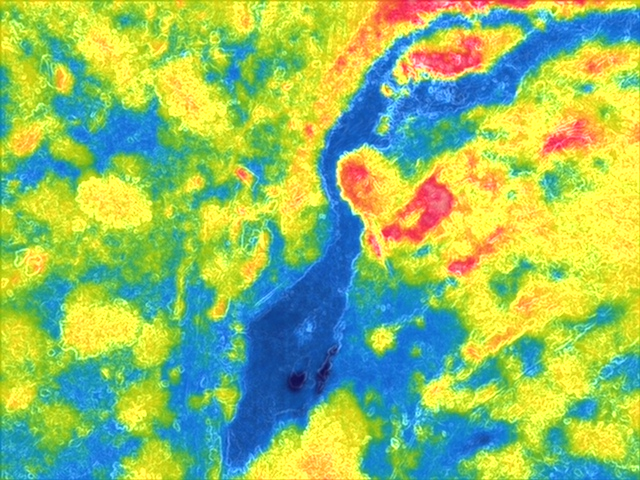
#> input picture images/DJI_0862.JPG, 640 x 480 px, found by its file name
$ jupyter execute notebook_opencv.ipynb
#> lines starting #> are read from the running program, lines starting #| are printed output that depends on the picture
[cell 1]
import cv2
image = cv2.imread('/Users/kitlewers/Desktop/drone_project_adler/images/DJI_0862.JPG')
#> image is the input picture: shape (480, 640, 3); mean B, G, R 103.9, 190.4, 146.6

gray_image = cv2.cvtColor(image, cv2.COLOR_BGR2GRAY)
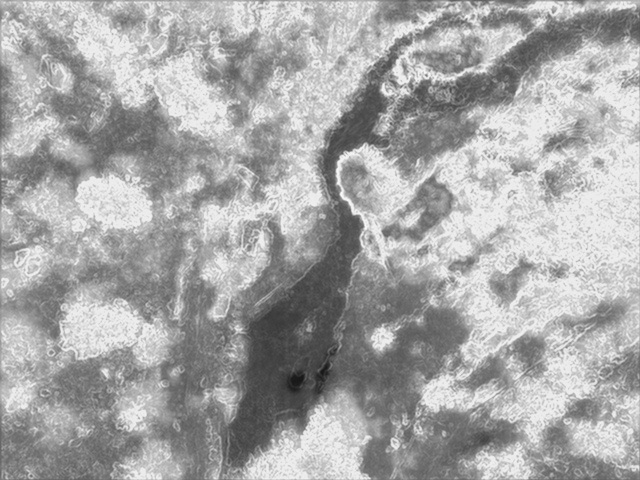
#> gray_image: shape (480, 640); min 23, max 250, mean 167.4


$ run again, with images/DJI_0860.JPG copied over images/DJI_0862.JPG
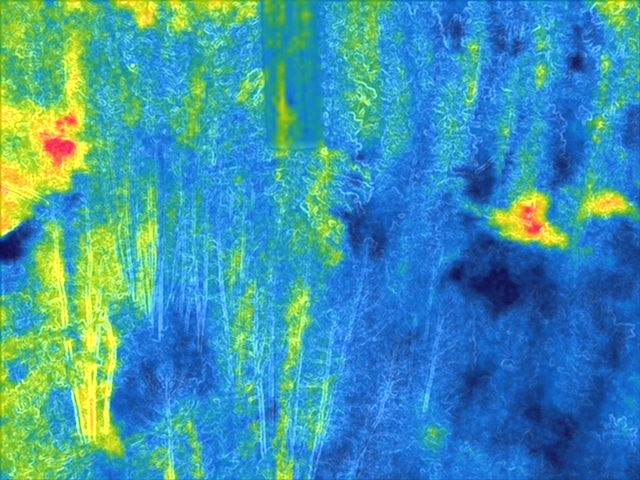
#> input picture images/DJI_0860.JPG, 640 x 480 px, found by its file name
#> image is the input picture: shape (480, 640, 3); mean B, G, R 171.8, 149.5, 62.8
#> `gray_image = cv2.cvtColor(image, cv2.COLOR_BGR2GRAY)`:
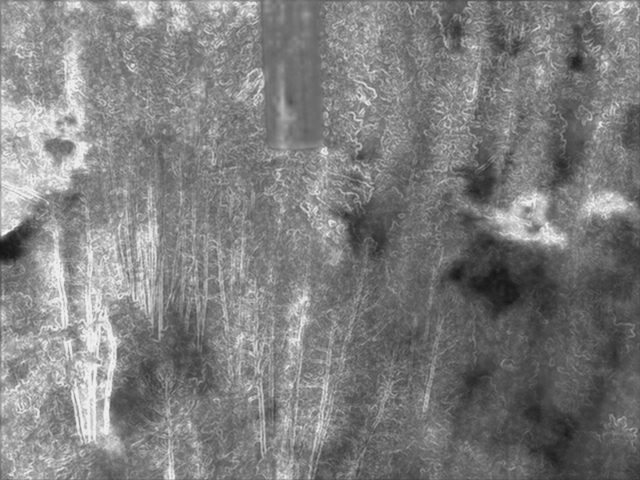
#> gray_image: shape (480, 640); min 22, max 245, mean 126.1

$ run again, with images/DJI_0864.JPG copied over images/DJI_0862.JPG
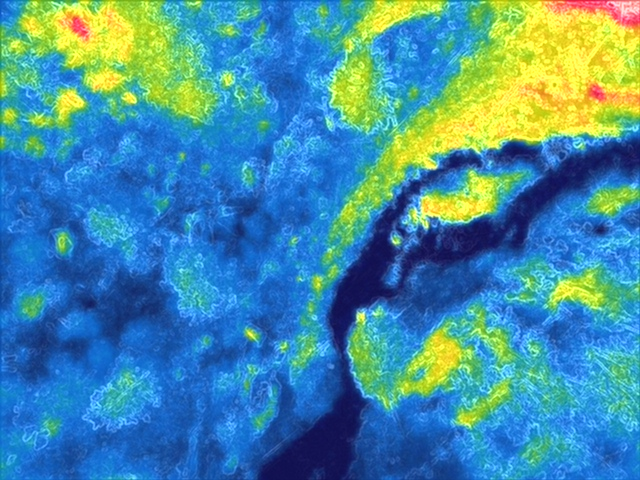
#> input picture images/DJI_0864.JPG, 640 x 480 px, found by its file name
#> image is the input picture: shape (480, 640, 3); mean B, G, R 163.9, 141.6, 70.1
#> `gray_image = cv2.cvtColor(image, cv2.COLOR_BGR2GRAY)`:
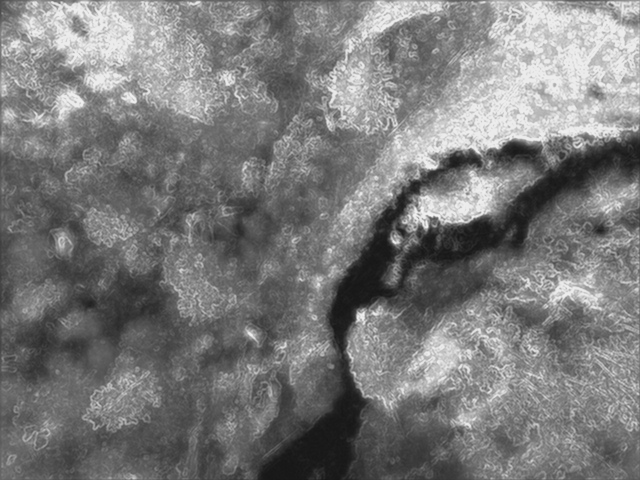
#> gray_image: shape (480, 640); min 22, max 244, mean 122.8

$ run again, with images/DJI_0866.JPG copied over images/DJI_0862.JPG
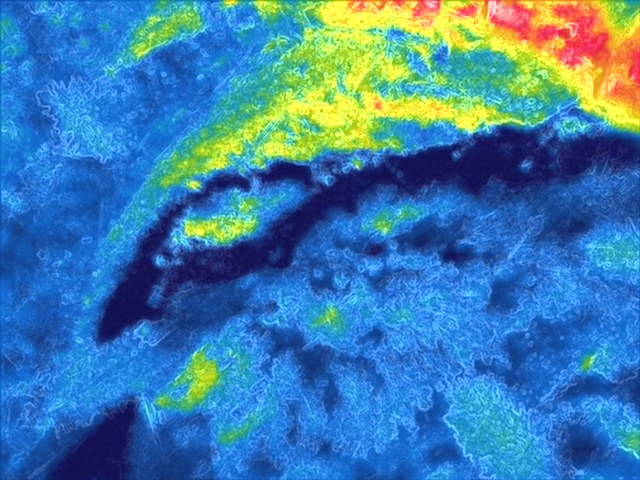
#> input picture images/DJI_0866.JPG, 640 x 480 px, found by its file name
#> image is the input picture: shape (480, 640, 3); mean B, G, R 171.4, 126.4, 62
#> `gray_image = cv2.cvtColor(image, cv2.COLOR_BGR2GRAY)`:
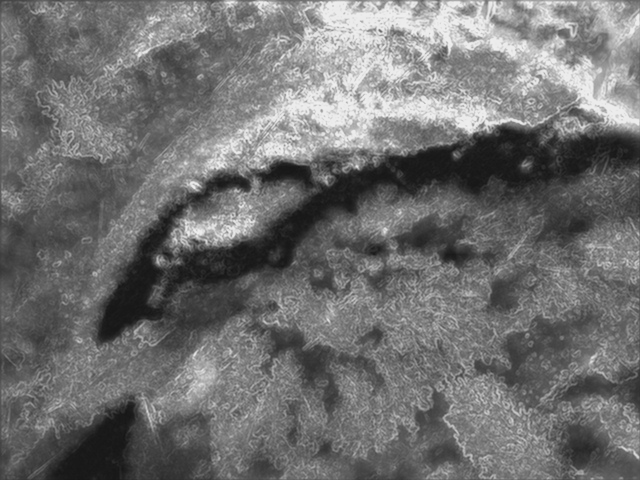
#> gray_image: shape (480, 640); min 21, max 241, mean 112.3
